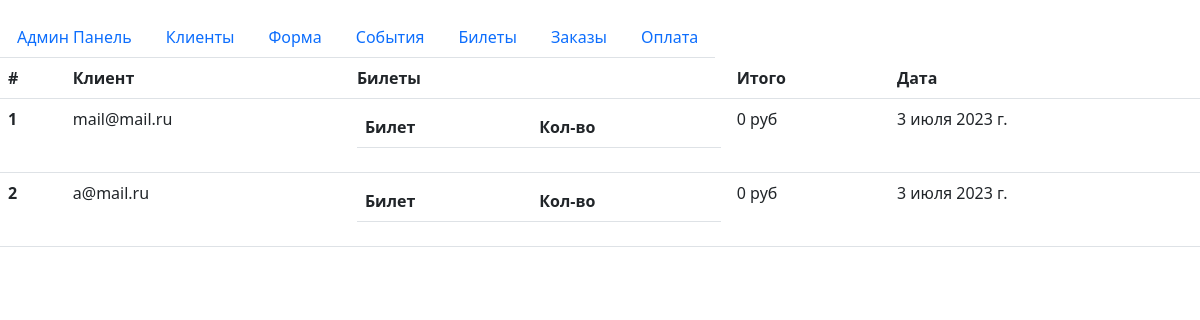
Screenshot of /orders/ with the database file from the repository.
### order/models.py (models this page shows, shortened)
class Order(models.Model):
    customer = models.ForeignKey(Customer, on_delete=models.CASCADE, verbose_name="Клиент")
    order_date = models.DateField(verbose_name="Дата заказа", auto_now_add=True)
    entries = models.ManyToManyField(TicketInOrder, verbose_name="Билеты")
    history = HistoricalRecords()
    def total_price(self):
        tickets = self.entries.all().values_list('ticket_id',
                                                 'quantity')
        total = 0
        if tickets:
            for ticket in tickets:
                ticket_id = ticket[0]
                quantity = ticket[1]
                price = Ticket.objects.get(id=ticket_id).price
                total += quantity * price
        return total
    class Meta:
        verbose_name = "Заказ"
        verbose_name_plural = "Заказы"

### customer/models.py (models this page shows)
class Customer(models.Model):
    first_name = models.CharField('Имя', max_length=50, default='')
    last_name = models.CharField('Фамилия', max_length=50, default='')
    email = models.EmailField('Электронная почта', default='', unique=True)
    gender_choices = (
        ('M', 'Мужской'),
        ('F', 'Женский'),
    )
    gender = models.CharField('Пол', max_length=1, choices=gender_choices, default='M')
    history = HistoricalRecords()
    class Meta:
        verbose_name = "Клиент"
        verbose_name_plural = "Клиенты"
    def __str__(self):
        return self.email

### order/views.py (the view)
# urls.py: path('', views.index, name='events'),
def index(request):
    orders = Order.objects.all()
    return render(request, "orders/orders.html", {"orders": orders})

### templates/orders/orders.html (shortened to what this page needs)
{% extends '_base.html' %}
{% block content %}
    <table class="table">
        <thead>
            <tr>
                <th scope="col">#</th>
                <th scope="col">Клиент</th>
                <th scope="col">Билеты</th>
                <th scope="col">Итого</th>
                <th scope="col">Дата</th>
            </tr>
        </thead>
        <tbody>
            {% for order in orders %}
            <tr class="tr">
                <th scope="row" class="order-id">{{ order.id }}</th>
                <td class="order-user">{{ order.customer }}</td>
                <td>
                    <table class="table">
                        <thead>
                            <tr>
                                <th scope="col">Билет</th>
                                <th>Кол-во</th>
                            </tr>
                        </thead>
                    </table>
                </td>
                <td>{{ order.total_price }} руб</td>
                <td>{{ order.order_date }}</td>
            </tr>
            {% endfor %}
        </tbody>
    </table>
{% endblock content %}

### static/styles.css (style rules this page uses)
body { background-color: white; }

### rows the page displays
Order: id "1", customer "mail@mail.ru", total_price "0", order_date "3 июля 2023 г."
Order: id "2", customer "a@mail.ru", total_price "0", order_date "3 июля 2023 г."
